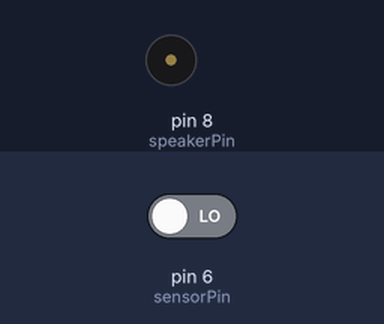
This sketch was run on a simulated Arduino Uno, built with avr-gcc and run on an emulated ATmega328P. Shown: buzzer (waves = sounding). The inputs (shaded band) are chosen by the test bench; at power-on: pin 6 (sensorPin) LOW.

Above: at 42.02 s.
At 42.3 s:
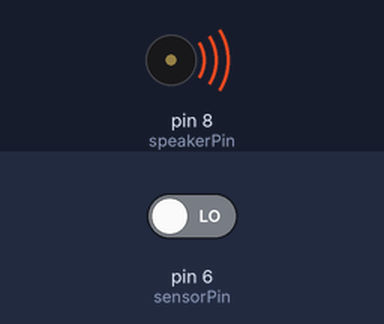
Timing chart, 0 to 69.3 s (numbered marks = the images above):
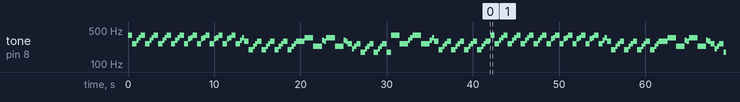

Measured:
- by itself, tone on pin 8 (speakerPin): plays 392 Hz for 0.50 s, 262 Hz for 0.50 s, 311 Hz for 0.25 s, 349 Hz for 0.25 s, 392 Hz for 0.50 s, 262 Hz for 0.50 s … (307 notes in this stretch)

The sketch:

gameofthronestheme.ino
```cpp
#define NOTE_B0  31
#define NOTE_C1  33
#define NOTE_CS1 35
#define NOTE_D1  37
#define NOTE_DS1 39
#define NOTE_E1  41
#define NOTE_F1  44
#define NOTE_FS1 46
#define NOTE_G1  49
#define NOTE_GS1 52
#define NOTE_A1  55
#define NOTE_AS1 58
#define NOTE_B1  62
#define NOTE_C2  65
#define NOTE_CS2 69
#define NOTE_D2  73
#define NOTE_DS2 78
#define NOTE_E2  82
#define NOTE_F2  87
#define NOTE_FS2 93
#define NOTE_G2  98
#define NOTE_GS2 104
#define NOTE_A2  110
#define NOTE_AS2 117
#define NOTE_B2  123
#define NOTE_C3  131
#define NOTE_CS3 139
#define NOTE_D3  147
#define NOTE_DS3 156
#define NOTE_E3  165
#define NOTE_F3  175
#define NOTE_FS3 185
#define NOTE_G3  196
#define NOTE_GS3 208
#define NOTE_A3  220
#define NOTE_AS3 233
#define NOTE_B3  247
#define NOTE_C4  262
#define NOTE_CS4 277
#define NOTE_D4  294
#define NOTE_DS4 311
#define NOTE_E4  330
#define NOTE_F4  349
#define NOTE_FS4 370
#define NOTE_G4  392
#define NOTE_GS4 415
#define NOTE_A4  440
#define NOTE_AS4 466
#define NOTE_B4  494
#define NOTE_C5  523
#define NOTE_CS5 554
#define NOTE_D5  587
#define NOTE_DS5 622
#define NOTE_E5  659
#define NOTE_F5  698
#define NOTE_FS5 740
#define NOTE_G5  784
#define NOTE_GS5 831
#define NOTE_A5  880
#define NOTE_AS5 932
#define NOTE_B5  988
#define NOTE_C6  1047
#define NOTE_CS6 1109
#define NOTE_D6  1175
#define NOTE_DS6 1245
#define NOTE_E6  1319
#define NOTE_F6  1397
#define NOTE_FS6 1480
#define NOTE_G6  1568
#define NOTE_GS6 1661
#define NOTE_A6  1760
#define NOTE_AS6 1865
#define NOTE_B6  1976
#define NOTE_C7  2093
#define NOTE_CS7 2217
#define NOTE_D7  2349
#define NOTE_DS7 2489
#define NOTE_E7  2637
#define NOTE_F7  2794
#define NOTE_FS7 2960
#define NOTE_G7  3136
#define NOTE_GS7 3322
#define NOTE_A7  3520
#define NOTE_AS7 3729
#define NOTE_B7  3951
#define NOTE_C8  4186
#define NOTE_CS8 4435
#define NOTE_D8  4699
#define NOTE_DS8 4978
int sensorPin=6;
int speakerPin=8;
void GameOfThrones();
void setup()
  {
    pinMode(speakerPin,OUTPUT);
    pinMode(sensorPin,INPUT);
    GameOfThrones();
  }
void loop()
  {  //play when entering or leaving you thrones, chair etc.
      //im using negative logic infrared sensor(if positive logic, use HIGH insted of LOW)
    if(digitalRead(sensorPin)==LOW)
    {
     delay(50);
     if(digitalRead(sensorPin)==LOW)
      {
       GameOfThrones();
      }
    }
  }


void GameOfThrones()
  {
    for(int i=0; i<4; i++)
    {
    tone(speakerPin, NOTE_G4);
    delay(500);
    noTone(speakerPin);
    tone(speakerPin, NOTE_C4);
    delay(500);
    noTone(speakerPin);
    tone(speakerPin, NOTE_DS4);
    delay(250);
    noTone(speakerPin);
    tone(speakerPin, NOTE_F4);
    delay(250);
    noTone(speakerPin);
    }
    for(int i=0; i<4; i++)
    {
    tone(speakerPin, NOTE_G4);
    delay(500);
    noTone(speakerPin);
    tone(speakerPin, NOTE_C4);
    delay(500);
    noTone(speakerPin);
    tone(speakerPin, NOTE_E4);
    delay(250);
    noTone(speakerPin);
    tone(speakerPin, NOTE_F4);
    delay(250);
    noTone(speakerPin);
    }
        tone(speakerPin, NOTE_G4);
        delay(500);
        noTone(speakerPin);
        tone(speakerPin, NOTE_C4);
        delay(500);
        tone(speakerPin, NOTE_DS4);
        delay(250);
        noTone(speakerPin);
        tone(speakerPin, NOTE_F4);
        delay(250);
        noTone(speakerPin);
        tone(speakerPin, NOTE_D4);
        delay(500);
        noTone(speakerPin);
    for(int i=0; i<3; i++)
    {
    tone(speakerPin, NOTE_G3);
    delay(500);
    noTone(speakerPin);
    tone(speakerPin, NOTE_AS3);
    delay(250);
    noTone(speakerPin);
    tone(speakerPin, NOTE_C4);
    delay(250);
    noTone(speakerPin);
    tone(speakerPin, NOTE_D4);
    delay(500);
    noTone(speakerPin);
    }//
        tone(speakerPin, NOTE_G3);
        delay(500);
        noTone(speakerPin);
        tone(speakerPin, NOTE_AS3);
        delay(250);
        noTone(speakerPin);
        tone(speakerPin, NOTE_C4);
        delay(250);
        noTone(speakerPin);
        tone(speakerPin, NOTE_D4);
        delay(1000);
        noTone(speakerPin);

        tone(speakerPin, NOTE_F4);
        delay(1000);
        noTone(speakerPin);
        tone(speakerPin, NOTE_AS3);
        delay(1000);
        noTone(speakerPin);
        tone(speakerPin, NOTE_DS4);
        delay(250);
        noTone(speakerPin);
        tone(speakerPin, NOTE_D4);
        delay(250);
        noTone(speakerPin);
        tone(speakerPin, NOTE_F4);
        delay(1000);
        noTone(speakerPin);
        tone(speakerPin, NOTE_AS3);
        delay(1000);
        noTone(speakerPin);
        tone(speakerPin, NOTE_DS4);
        delay(250);
        noTone(speakerPin);
        tone(speakerPin, NOTE_D4);
        delay(250);
        noTone(speakerPin);
        tone(speakerPin, NOTE_C4);
        delay(500);
        noTone(speakerPin);
    for(int i=0; i<3; i++)
    {
    tone(speakerPin, NOTE_GS3);
    delay(250);
    noTone(speakerPin);
    tone(speakerPin, NOTE_AS3);
    delay(250);
    noTone(speakerPin);
    tone(speakerPin, NOTE_C4);
    delay(500);
    noTone(speakerPin);
    tone(speakerPin, NOTE_F3);
    delay(500);
    noTone(speakerPin);
    }
          tone(speakerPin, NOTE_G4);
          delay(1000);
          noTone(speakerPin);
          tone(speakerPin, NOTE_C4);
          delay(1000);
          noTone(speakerPin);
          tone(speakerPin, NOTE_DS4);
          delay(250);
          noTone(speakerPin);
          tone(speakerPin, NOTE_F4);
          delay(250);
          noTone(speakerPin);
          tone(speakerPin, NOTE_G4);
          delay(1000);
          noTone(speakerPin);
          tone(speakerPin, NOTE_C4);
          delay(1000);
          noTone(speakerPin);
          tone(speakerPin, NOTE_DS4);
          delay(250);
          noTone(speakerPin);
          tone(speakerPin, NOTE_F4);
          delay(250);
          noTone(speakerPin);
          tone(speakerPin, NOTE_D4);
          delay(500);
          noTone(speakerPin);
    for(int i=0; i<4; i++)
    {
    tone(speakerPin, NOTE_G3);
    delay(500);
    noTone(speakerPin);
    tone(speakerPin, NOTE_AS3);
    delay(250);
    noTone(speakerPin);
    tone(speakerPin, NOTE_C4);
    delay(250);
    noTone(speakerPin);
    tone(speakerPin, NOTE_D4);
    delay(500);
    noTone(speakerPin);
    }
}
```
